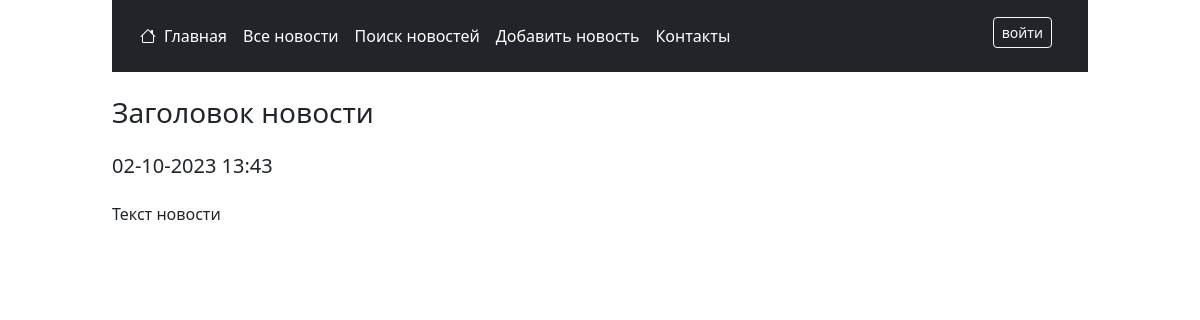
/news/post/42, run on the app's committed database.
### news/models.py (models this page shows, shortened)
class Post(models.Model):
    NEWS = "NWS"
    ARTICLE = "ART"
    CONTENT_TYPES = [
        (NEWS, "новость"),
        (ARTICLE, "статья"),
    ]
    title = models.CharField(max_length=255, null=False,
                             help_text="Заголовок новости")
    text = models.TextField(null=False, help_text="Текст новости")
    rating = models.IntegerField(default=0, help_text="Рейтинг новости")
    content_type = models.CharField(
        max_length=3,
        choices=CONTENT_TYPES,
        default=NEWS,
        help_text="Тип контента (новость/статья)",
    )
    created = models.DateTimeField(
        auto_now_add=True, help_text="Дата и время создания")
    author = models.ForeignKey("accounts.Author", on_delete=models.CASCADE)
    category = models.ManyToManyField(Category, through="PostCategory")
    class Meta:
        verbose_name = "Новость/статья"
        verbose_name_plural = "Новости/статьи"

### news/views.py (the view)
# urls.py: path('post/<int:pk>', OnePost.as_view(), name = 'onePost'),
class OnePost(DetailView):
    model = Post
    template_name = 'news/onePost.html'
    context_object_name = 'post'
    def get_context_data(self, **kwargs):
        context = super().get_context_data(**kwargs)
        context['title'] = f'{self.get_object().title[:10]} ...'
        return context
    def get_object(self):
        obj = cache.get(f'post-{self.kwargs["pk"]}', None)
        if not obj:
            obj = super().get_object(queryset=self.queryset)
            cache.set(f'post-{self.kwargs["pk"]}', obj)
        return obj

### news/templatetags/my_tags.py (called while the page is built)
@register.filter(name="censor")
def censor(value):
    file_name = os.path.join(STATICFILES_DIRS[0], 'dictionaries', 'censor.txt')
    if not os.path.exists(file_name):
        return value
    with open(file_name, "r", encoding='utf8') as file:
        censor_dict = file.read().split(', ')
    for word in censor_dict:
        value = str(value).replace(word, '*'*3)
    return value

### news/templates/news/onePost.html (shortened to what this page needs)
{% extends 'layout.html' %}
{% load my_tags %}
{% block content %}
    {% load cache %}
    {% cache 300 post_cahe post.pk %}
        <h3 class="my-4">{{ post.title|censor }}</h3>
        <div class="row justify-content-between align-items-center mb-3">
            <h5 class="col-auto">{{ post.created|date:'d-m-Y H:i' }}</h5>
        </div>
        <p>{{ post.text|censor }}</p>
    {% endcache %}
{% endblock content %}

### data on the page
Post: title|censor "Заголовок новости", created "02-10-2023 13:43", text|censor "Текст новости"
